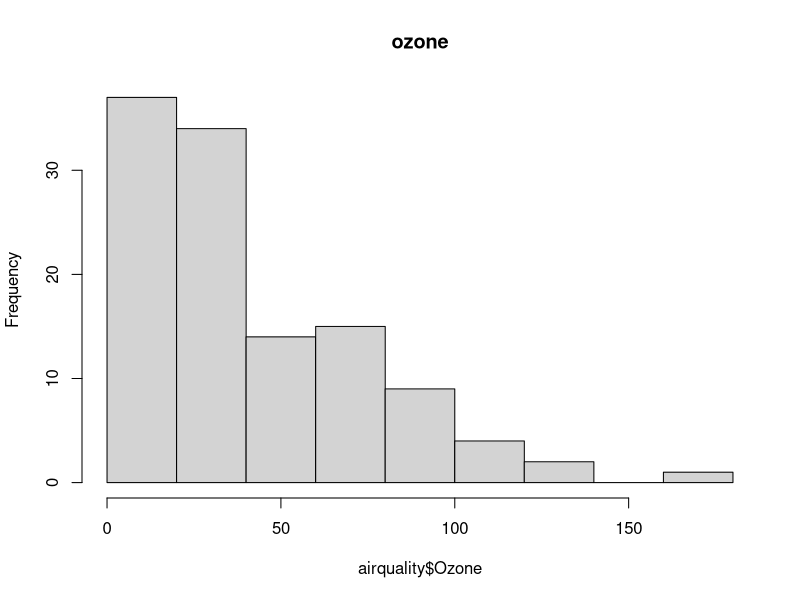
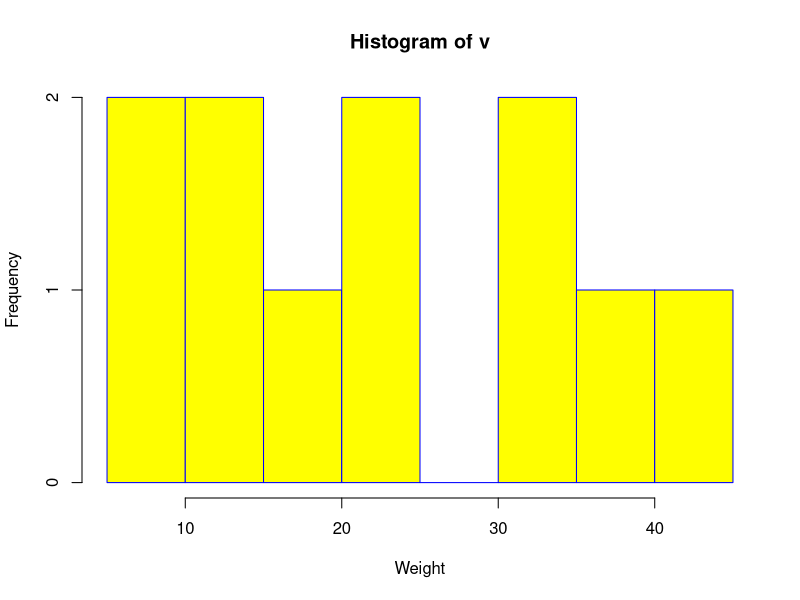

Here is the R script that generated these plots, in order:
v <-  c(9,13,21,8,36,22,12,41,31,33,19)
png(file="historam.png")
hist(v,xlab = "Weight",col = "yellow",border = "blue")
dev.off()

hist(airquality$Ozone, main="ozone")